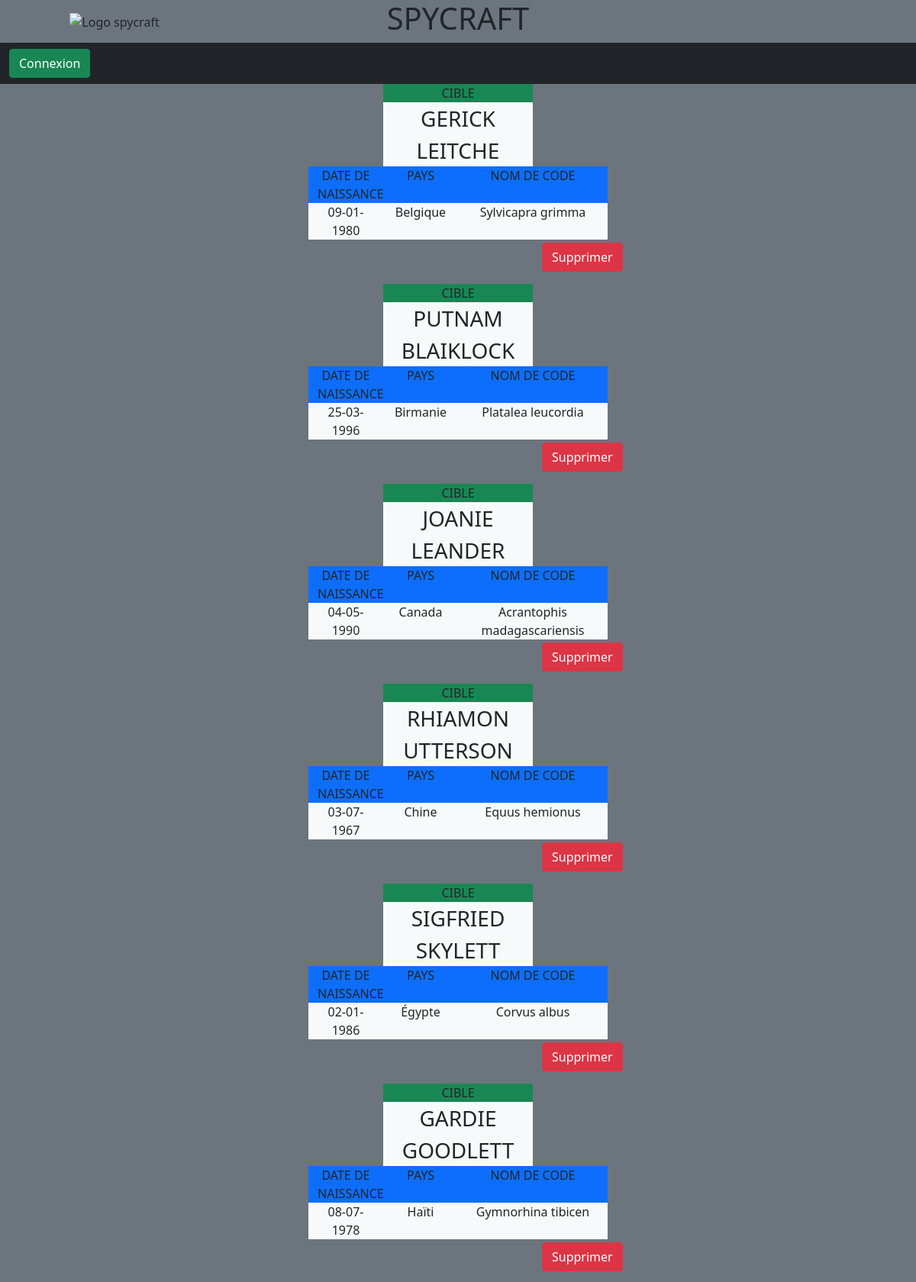
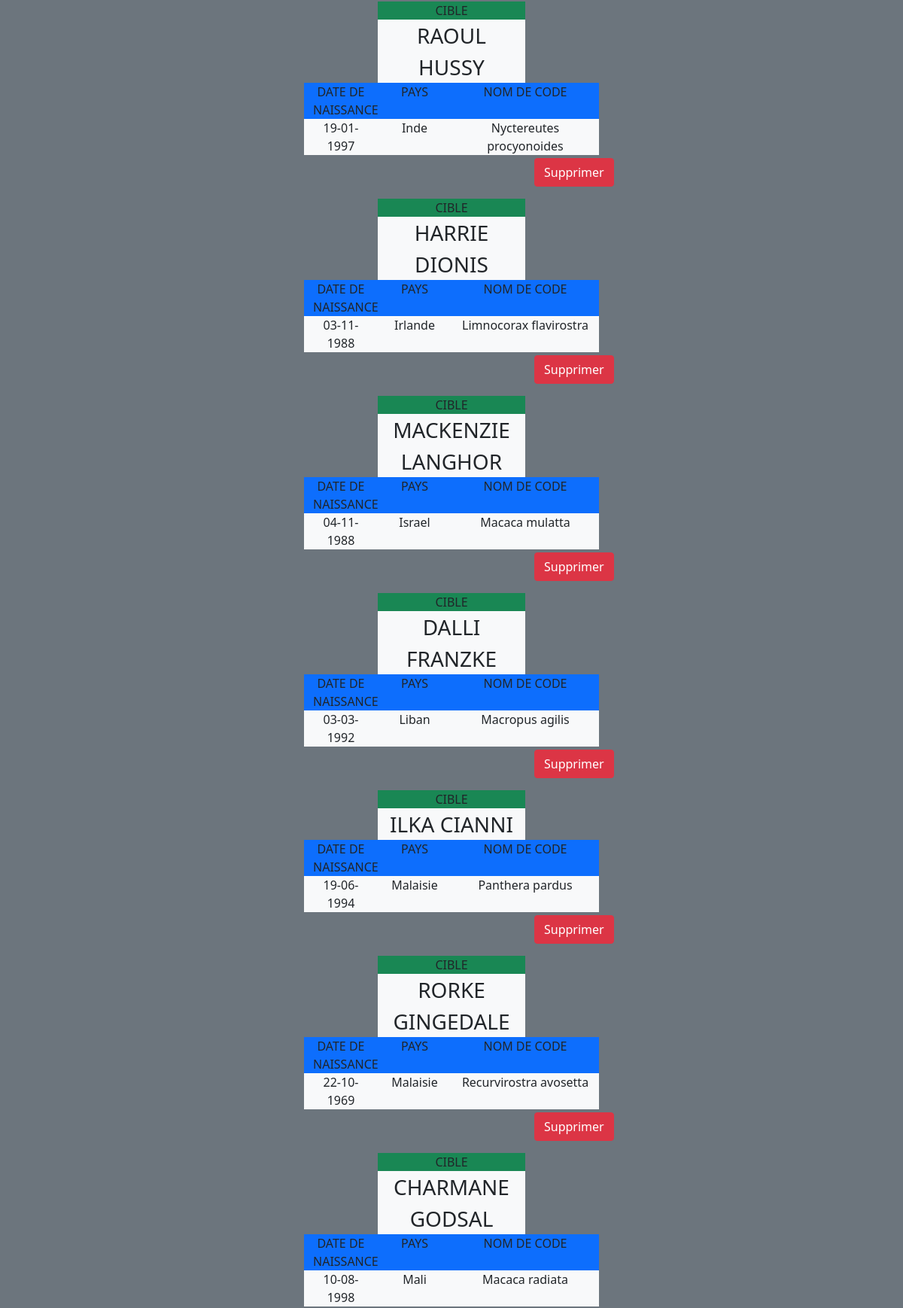
/vues/listContacts.php (upper part), run on the app's committed database (2 pictures, top to bottom).
### tables this page shows
CREATE TABLE contacts (
  id INT PRIMARY KEY AUTO_INCREMENT,
  first_name VARCHAR(50) NOT NULL,
  last_name VARCHAR(50) NOT NULL,
  birthdate DATE NOT NULL,
  codename INT(11) NOT NULL UNIQUE,
  nationality INT(11) NOT NULL,
  FOREIGN KEY (codename) REFERENCES codenames(id),
  FOREIGN KEY (nationality) REFERENCES countries(id)
);

CREATE TABLE countries (
  id INT PRIMARY KEY AUTO_INCREMENT,
  location VARCHAR(50) NOT NULL
);

CREATE TABLE codenames (
  id INT PRIMARY KEY AUTO_INCREMENT,
  alias VARCHAR(50) NOT NULL UNIQUE
);

### Controller/ContactManager.php (called while the page is built, shortened)
<?php
require __DIR__ . '/../Model/Contact.php';
class ContactManager {
  private $db;
  public function __construct() {
    $dbName = "spycraft";
    $port = 3306;
    $username = "root";
    $password = "";
    try {
      $this->db = new PDO("mysql:host=localhost;dbname=$dbName;port=$port", $username, $password);
    } catch(PDOException $exception) {
      echo $exception->getMessage();
    }
  }
  public function getAllByNat() {
    $contacts = [];
    $request = $this->db->query("SELECT * FROM `contacts` ORDER BY nationality ASC");
    $allData = $request->fetchAll();
    foreach ($allData as $data) {
      $contact = new Contact($data);
      $contacts[] = $contact;
    }
    return $contacts;
  }
}

### Model/Contact.php (called while the page is built, shortened)
<?php
class Contact {
  private $id;
  private $first_name;
  private $last_name;
  private $birthdate;
  private $codename;
  private $nationality;
  public function hydrate(array $data) {
    foreach ($data as $key => $value) {
      $method = "set" . ucfirst($key);
    }
  }
  public function getId()
  {
      return $this->id;
  }
  public function setId($id)
  {
      $this->id = $id;
      return $this;
  }
  public function getFirst_name()
  {
      return $this->first_name;
  }
  public function setFirst_name($first_name)
  {
      $this->first_name = $first_name;
      return $this;
  }
  public function getLast_name()
  {
      return $this->last_name;
  }
  public function setLast_name($last_name)
  {
      $this->last_name = $last_name;
      return $this;
  }
  public function getBirthdate()
  {
      return $this->birthdate;
  }
  public function setBirthdate($birthdate)
  {
      $this->birthdate = $birthdate;
      return $this;
  }
  public function getCodename()
  {
      return $this->codename;
  }
  public function setCodename($codename)
  {
      $this->codename = $codename;
      return $this;
  }
  public function getNationality()
  {
      return $this->nationality;
  }
  public function setNationality($nationality)
  {
      $this->nationality = $nationality;
      return $this;
  }
}

### Controller/CountryManager.php (called while the page is built, shortened)
<?php
require __DIR__ . '/../Model/Country.php';
class CountryManager {
  private $db;
  public function __construct() {
    $dbName = "spycraft";
    $port = 3306;
    $username = "root";
    $password = "";
    try {
      $this->db = new PDO("mysql:host=localhost;dbname=$dbName;port=$port", $username, $password);
    } catch(PDOException $exception) {
      echo $exception->getMessage();
    }
  }
  public function getAll() {
    $countries = [];
    $request = $this->db->query("SELECT * FROM `countries`");
    $allData = $request->fetchAll();
    foreach ($allData as $data) {
      $country = new Country($data);
      $countries[] = $country;
    }
    return $countries;
  }
}

### Model/Country.php (called while the page is built, shortened)
<?php
class Country {
  private $id;
  private $location;
  public function hydrate(array $data) {
    foreach ($data as $key => $value) {
      $method = "set" . ucfirst($key);
    }
  }
  public function getId()
  {
    return $this->id;
  }
  public function setId($id)
  {
    $this->id = $id;
    return $this;
  }
  public function getLocation()
  {
    return $this->location;
  }
  public function setLocation($location)
  {
    $this->location = $location;
    return $this;
  }
}

### Controller/CodenameManager.php (called while the page is built, shortened)
<?php
require __DIR__ . '/../Model/Codename.php';
class CodenameManager {
  private $db;
  public function __construct() {
    $dbName = "spycraft";
    $port = 3306;
    $username = "root";
    $password = "";
    try {
      $this->db = new PDO("mysql:host=localhost;dbname=$dbName;port=$port", $username, $password);
    } catch(PDOException $exception) {
      echo $exception->getMessage();
    }
  }
  public function getAll() {
    $codenames = [];
    $request = $this->db->query("SELECT * FROM `codenames`");
    $allData = $request->fetchAll();
    foreach ($allData as $data) {
      $codename = new Codename($data);
      $codenames[] = $codename;
    }
    return $codenames;
  }
}

### Model/Codename.php (called while the page is built, shortened)
<?php
class Codename {
  private $id;
  private $alias;
  public function hydrate(array $data) {
    foreach ($data as $key => $value) {
      $method = "set" . ucfirst($key);
    }
  }
  public function getId()
  {
      return $this->id;
  }
  public function setId($id)
  {
      $this->id = $id;
      return $this;
  }
  public function getAlias()
  {
      return $this->alias;
  }
  public function setAlias($alias)
  {
      $this->alias = $alias;
      return $this;
  }
}

### vues/listContacts.php (the view, shortened to what this page needs)
<?php require './header.php'; ?>
<body class="bg-secondary">
  <?php foreach ($contacts as $contact): ?>
  <div class="container-fluid">
    <section class="row m-0 justify-content-center text-center">
      <div class="col-2 bg-success text-center">CIBLE</div>
    </section>
    <section class="row m-0 justify-content-center text-center">
      <div class="col-2 bg-light fs-3 text-uppercase text-center"><?= $contact->getFirst_name()." ".$contact->getLast_name(); ?></div>
    </section>
    <section class="row m-0 justify-content-center text-center">
      <div class="col-1 bg-primary text-center">DATE DE NAISSANCE</div>
      <div class="col-1 bg-primary text-center">PAYS</div>
      <div class="col-2 bg-primary text-center">NOM DE CODE</div>
    </section>
    <section class="row m-0 justify-content-center text-center mb-1">
      <div class="col-1 bg-light text-center">
        <?php $convertTimestamp = strtotime($contact->getBirthdate());
        echo $frenchFormat = date("d-m-Y", $convertTimestamp); ?>
      </div>
      <div class="col-1 bg-light text-center">
        <?php foreach ($countries as $country): ?>
          <?= $contact->getNationality() === $country->getId() ? $country->getLocation() : ""; ?>
        <?php endforeach; ?>
      </div >
      <div class="col-2 bg-light text-center">
        <?php foreach ($codenames as $codename): ?>
            <?= $contact->getCodename() === $codename->getId() ? $codename->getAlias() : ""; ?>
          <?php endforeach; ?>
      </div >
    </section>
    <section class="row m-0 justify-content-center text-center">
    <div class="col-1 offset-3 mb-3">
      <a href="../Controller/deleteContact.php?id=<?= $contact->getId() ?>" class="btn btn-danger">Supprimer</a>
    </div>
    </section>
  </div>
  <?php endforeach; ?>
</body>

### data on the page
contacts: first_name "GERICK", last_name "LEITCHE", birthdate "09-01-1980"
countries: location "Belgique"
codenames: alias "Sylvicapra grimma"
contacts: first_name "PUTNAM", last_name "BLAIKLOCK", birthdate "25-03-1996"
countries: location "Birmanie"
codenames: alias "Platalea leucordia"
contacts: first_name "JOANIE", last_name "LEANDER", birthdate "04-05-1990"
countries: location "Canada"
codenames: alias "Acrantophis madagascariensis"
contacts: first_name "RHIAMON", last_name "UTTERSON", birthdate "03-07-1967"
countries: location "Chine"
codenames: alias "Equus hemionus"
contacts: first_name "SIGFRIED", last_name "SKYLETT", birthdate "02-01-1986"
countries: location "Égypte"
codenames: alias "Corvus albus"
contacts: first_name "GARDIE", last_name "GOODLETT", birthdate "08-07-1978"
countries: location "Haïti"
codenames: alias "Gymnorhina tibicen"
contacts: first_name "RAOUL", last_name "HUSSY", birthdate "19-01-1997"
countries: location "Inde"
codenames: alias "Nyctereutes procyonoides"
contacts: first_name "HARRIE", last_name "DIONIS", birthdate "03-11-1988"
countries: location "Irlande"
codenames: alias "Limnocorax flavirostra"
contacts: first_name "MACKENZIE", last_name "LANGHOR", birthdate "04-11-1988"
countries: location "Israel"
codenames: alias "Macaca mulatta"
contacts: first_name "DALLI", last_name "FRANZKE", birthdate "03-03-1992"
countries: location "Liban"
codenames: alias "Macropus agilis"
contacts: first_name "ILKA", last_name "CIANNI", birthdate "19-06-1994"
countries: location "Malaisie"
codenames: alias "Panthera pardus"
contacts: first_name "RORKE", last_name "GINGEDALE", birthdate "22-10-1969"
codenames: alias "Recurvirostra avosetta"
contacts: first_name "CHARMANE", last_name "GODSAL", birthdate "10-08-1998"
countries: location "Mali"
codenames: alias "Macaca radiata"
